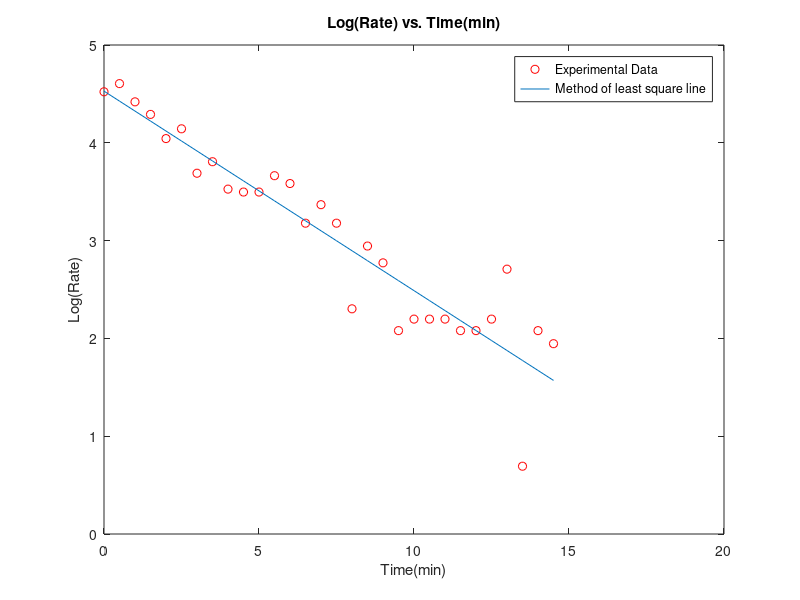
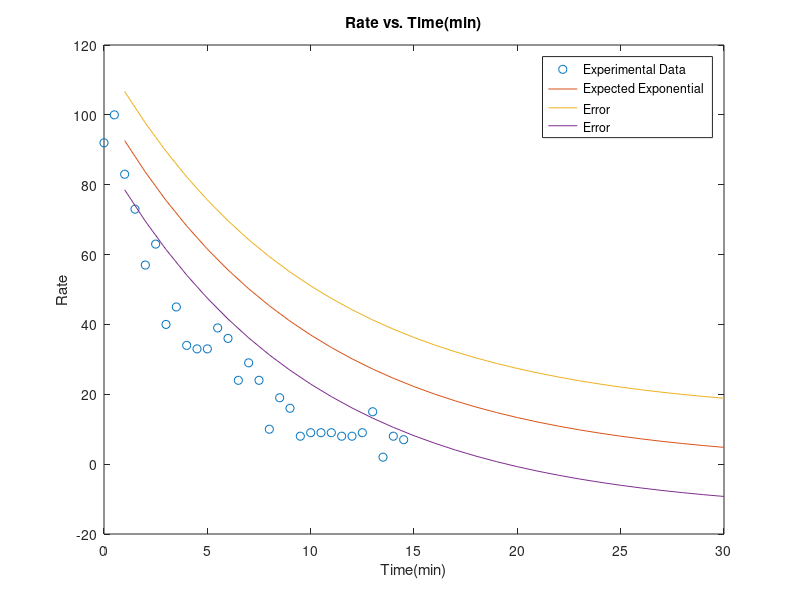

These figures' MATLAB source, in order:
%--------------------------------------
%----- Author: Eli Temanson  ----------
%----- Date: 1/30/2018       ----------
%----- Half-life from Gieger ----------
%--------------------------------------

clc; close all;

%------load data from geigerdata.txt----
geigerdata = dlmread('geigerdata.txt');

%------find the size of geigerdata------
M = size(geigerdata);

%------create two column arrays---------
t = geigerdata(:,1);
R = geigerdata(:,2); 

%------create an array of the ln(R)-----
LnR = log(R);
figure(1)
plot(t,LnR,'ro')
hold on

%------find slope and intercept-----------
%sum_t = sum(t);
%sum_t2 = sum(t.^2);
%sum_R = sum(LnR);
%sum_R2 = sum(LnR.^2);
%sum_tR = sum(t.*LnR);

sum_t = 0;
sum_t2 = 0;
sum_R = 0;
sum_R2 = 0;
sum_tR = 0;

for n = 1:30
       sum_t = sum_t + t(n);
       sum_t2 = sum_t2 + (t(n))^2;
       sum_R = sum_R + LnR(n);
       sum_R2 = sum_R2 + (LnR(n))^2;
       sum_tR = sum_tR + LnR(n)*t(n);
end

%-----Finding slope and y-intercept for Linear fit---
b = ((sum_t2*sum_R)-(sum_t*sum_tR))/(30*sum_t2-(sum_t)^2);
a = (30*sum_tR-sum_t*sum_R)/(30*sum_t2-(sum_t)^2);

%-----Setting new array-Y as linear fit------
y = a.*t+b;

%-----Plotting solution----------------------
plot(t,y)
title('Log(Rate) vs. Time(min)')
xlabel('Time(min)')
ylabel('Log(Rate)')
legend('Experimental Data','Method of least square line ')

%-----Finding and plotting half-life------
r0 = exp(b)
tao = -1/a
expected_R = r0*exp(-t./tao);
figure(2)
plot(t,R,'o')
hold on
plot(expected_R)
hold on

%-------Find uncertainty---------------
sxx = sum(t.^2);
sx = sum(t);
yaxb = 0;
for i=1:30
  yaxb = yaxb + (y(i)-a*t(i)-b)^2;
end
S = sqrt(yaxb/(n-2));
delta_a = S*sqrt(n/(n*sxx-sx^2))
delta_b = S*sqrt(sxx/(n*sxx-sx^2))

partial_R0 = 0;
partial_tao = 0;
for i = 1:30
  partial_R0 = partial_R0 + exp(-t(i)/tao);
  partial_tao = partial_tao -r0/tao*exp(-t(i)/tao);
end
delta_R = sqrt(partial_R0.^2 + partial_tao.^2)

plot(expected_R - (delta_R-200))
hold on 
plot(expected_R + (delta_R-200))
title('Rate vs. Time(min)')
xlabel('Time(min)')
ylabel('Rate')
legend('Experimental Data','Expected Exponential ','Error','Error')


